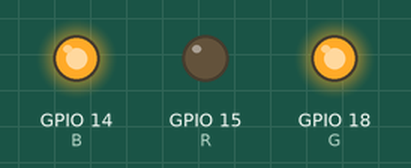
Simulated run of this program. Board: Raspberry Pi (BCM pin numbers). On the bench: output pins drawn as LEDs (lit = HIGH).

Above: at 0.05 s.
At 0.35 s:
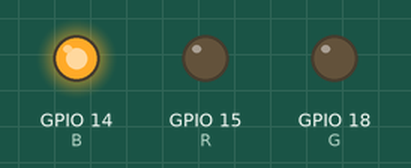
At 0.75 s:
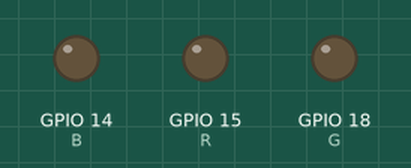
At 1.45 s:
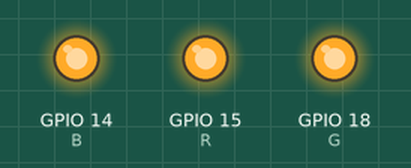
At 2.15 s:
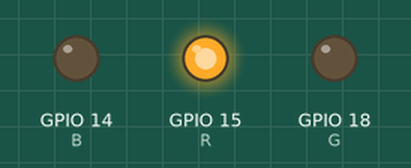
At 2.85 s:
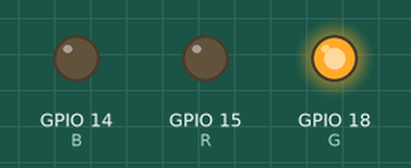
Timing chart, 0 to 3.1 s (numbered marks = the images above):
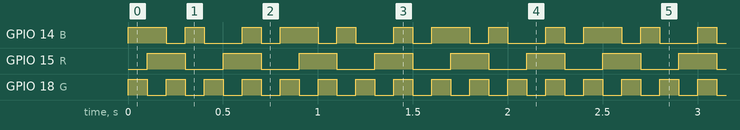

Measured:
- by itself, GPIO 14 (B): repeats every 0.80 s: LOW 0.10 s, HIGH 0.10 s, LOW 0.20 s, HIGH 0.10 s, LOW 0.10 s, HIGH 0.20 s
- by itself, GPIO 15 (R): alternates HIGH for 0.20 s and LOW for 0.20 s
- by itself, GPIO 18 (G): alternates HIGH for 0.10 s and LOW for 0.10 s

The program:

led_____.py
```python
#!/usr/bin/env python

import RPi.GPIO
import time

R,G,B=15,18,14

RPi.GPIO.setmode(RPi.GPIO.BCM)

RPi.GPIO.setup(R, RPi.GPIO.OUT)
RPi.GPIO.setup(G, RPi.GPIO.OUT)
RPi.GPIO.setup(B, RPi.GPIO.OUT)

pwmR = RPi.GPIO.PWM(R, 70)
pwmG = RPi.GPIO.PWM(G, 70)
pwmB = RPi.GPIO.PWM(B, 70)

pwmR.start(0)
pwmG.start(0)
pwmB.start(0)

try:
    t = 0.1
    while True:
        pwmR.ChangeDutyCycle(0)
        pwmG.ChangeDutyCycle(100)
        pwmB.ChangeDutyCycle(100)
        time.sleep(t)

        pwmR.ChangeDutyCycle(100)
        pwmG.ChangeDutyCycle(0)
        pwmB.ChangeDutyCycle(100)
        time.sleep(t)

        pwmR.ChangeDutyCycle(100)
        pwmG.ChangeDutyCycle(100)
        pwmB.ChangeDutyCycle(0)
        time.sleep(t)

        pwmR.ChangeDutyCycle(0)
        pwmG.ChangeDutyCycle(0)
        pwmB.ChangeDutyCycle(100)
        time.sleep(t)

        pwmR.ChangeDutyCycle(0)
        pwmG.ChangeDutyCycle(100)
        pwmB.ChangeDutyCycle(0)
        time.sleep(t)

        pwmR.ChangeDutyCycle(100)
        pwmG.ChangeDutyCycle(0)
        pwmB.ChangeDutyCycle(0)
        time.sleep(t)

        pwmR.ChangeDutyCycle(100)
        pwmG.ChangeDutyCycle(100)
        pwmB.ChangeDutyCycle(100)
        time.sleep(t)

        pwmR.ChangeDutyCycle(0)
        pwmG.ChangeDutyCycle(0)
        pwmB.ChangeDutyCycle(0)
        time.sleep(t)

except KeyboardInterrupt:
    pass

pwmR.stop()
pwmG.stop()
pwmB.stop()

RPi.GPIO.cleanup()
```
